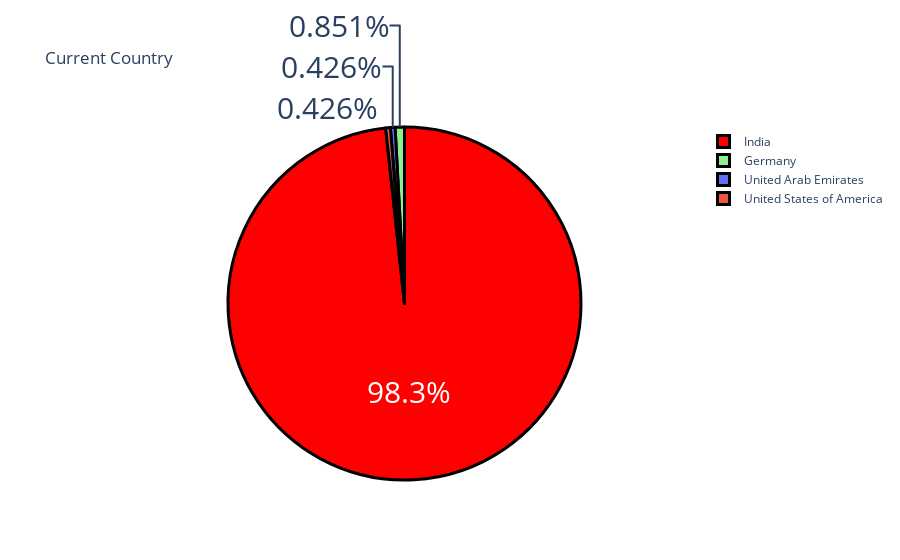

This figure's notebook cell:
### Markdown cell above
# 1] Analysis Of Country

### Code cell
country = data["Your Current Country."].value_counts()
label = country.index
counts = country.values
colors = ['red','lightgreen']
fig = go.Figure(data=[go.Pie(labels=label,values=counts)])
fig.update_layout(title_text ='Current Country')
fig.update_traces(hoverinfo='label+value',
                  textinfo='percent',
                  textfont_size=30,
              marker=dict(colors=colors,line=dict(color='black',width=3)))
fig.show()

### Figure 1 — Plotly figure (JSON) as saved in the notebook; plotly's stock layout.template omitted (floating-point values rounded to 4 significant figures)
{"data": [{"hoverinfo": "label+value", "labels": ["India", "Germany", "United Arab Emirates", "United States of America"], "marker": {"colors": ["red", "lightgreen"], "line": {"color": "black", "width": 3}}, "textfont": {"size": 30}, "textinfo": "percent", "type": "pie", "values": [231, 2, 1, 1]}], "layout": {"title": {"text": "Current Country"}}}
